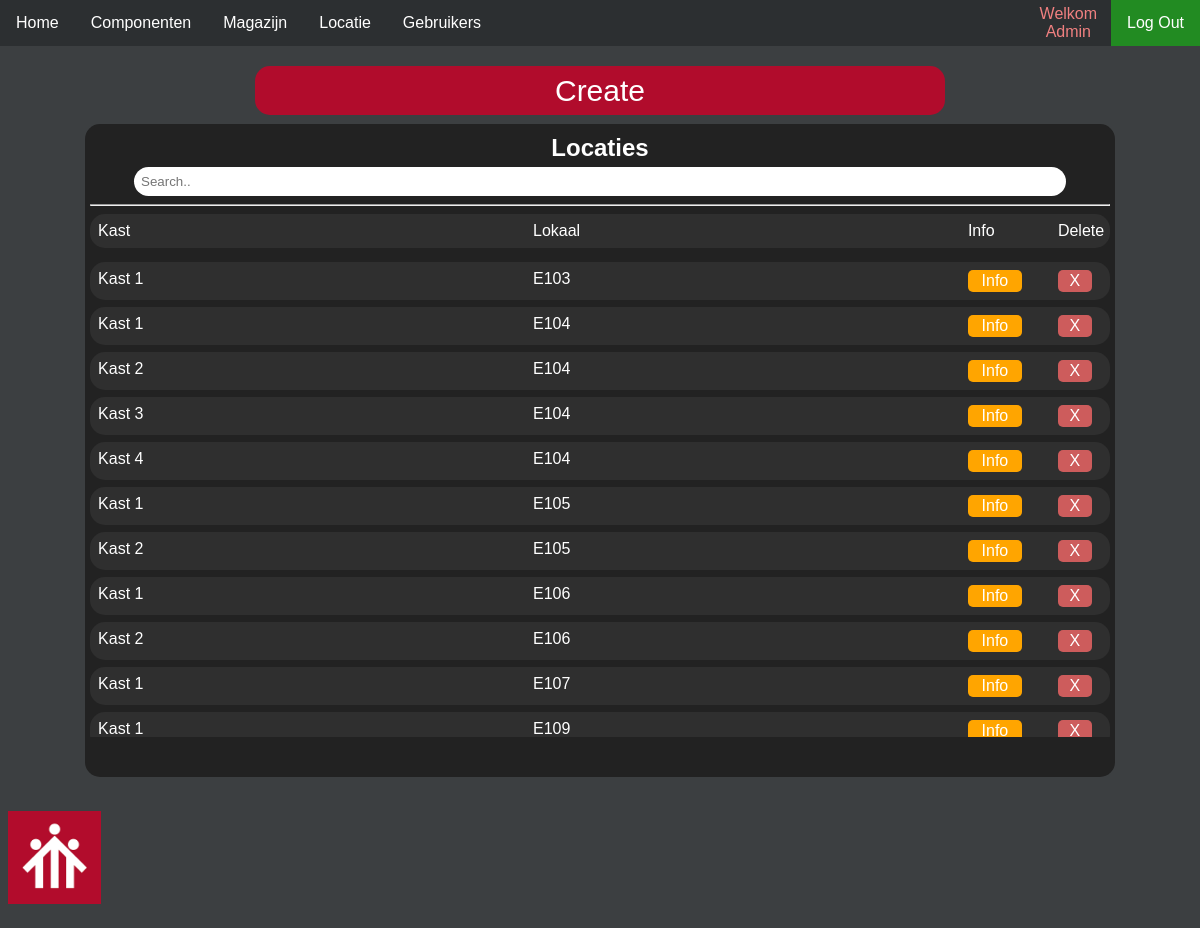
/Locatie, run on the app's committed database.
### tables this page shows
CREATE TABLE "users"
(
    id         integer     not null
        constraint users_pk
            primary key,
    voornaam   varchar(45) not null,
    wachtwoord varchar(64) not null,
    ip         varchar(45),
    inlog      varchar(5)  default Neen,
    rang       varchar(5)  default 1 not null,
    achternaam varchar(45),
    inlogtijd  varchar(45),
    groep      varchar(45),
    reset      varchar(45) default Ja,
    email      varchar(45),
    telefoon   varchar(45),
    geboorte   varchar(45)
, block varchar(45) default Neen);

CREATE TABLE "locatie"
(
    locatie_id integer not null
        constraint locatie_pk
            primary key autoincrement,
    kast       varchar(45),
    lokaal     varchar(45)
);

### app.py (the view)
@app.route('/Locatie', methods=('GET', 'POST'))
def locatie():
    user = get_user()  # pak user info
    conn = get_db_connection()  # conenct met database
    locaties = conn.execute("SELECT * FROM locatie ORDER BY lokaal, kast").fetchall()  # selecteer alle locaties gesorteerd op lokaal en nummer
    conn.close()  # verbreek connectie
    return render_template('locatie.html', user=user, locaties=locaties)

### app.py (called while the page is built)
def get_db_connection():
    conn = sqlite3.connect('identifier.sqlite')
    conn.row_factory = sqlite3.Row
    return conn

def get_user():
    ip = request.remote_addr
    conn = get_db_connection()
    user = conn.execute("SELECT * FROM users WHERE ip = ?", (ip,)).fetchall()
    conn.close()
    return user

@app.before_request
def logincheck():
    if request.endpoint in ['home', 'stocktype', 'type_create', 'stock', 'stock_create', 'stock_edit',
                            'stock_info', 'magazijn', 'magazijn_create', 'magazijn_edit', 'magazijn_info',
                            'magazijn_leen', 'magazijn_leen_barcode', 'gebruikers', 'gebruiker_edit',
                            'gebruiker_create', 'reset', 'locatie', 'locatie_create', 'locatie_info']:
        ip = request.remote_addr  # neemt ip van user
        conn = get_db_connection()  # connect met database
        ipconf = conn.execute('SELECT * FROM users where inlog = ? and ip = ?', ("Ja", ip)).fetchone()  # kijkt of ip ingelogd is
        if ipconf is None:  # als ip is ingelogd
            flash("U bent uitgelogd")  # flash dat persoon is uitgelogd
            return redirect(url_for('login'))  # brengt user naar de login pagina

### Templates/locatie.html (shortened to what this page needs)
{% extends 'base.html' %}
{% block content %}
<div class="locatie-block">
    <div class="gebruiker-create"><a href="{{ url_for('locatie_create')}}">Create</a></div>
    <div class="locatie-info">
        <h2>Locaties</h2>
        <input class="locatie-search" id="myInput" type="text" placeholder="Search..">
        <hr>
        <div class="locatie-info-balk">
            <p>Kast</p>
            <p>Lokaal</p>
            <p>Info</p>
            <p>Delete</p>
        </div>
        <div class="locatie-overflow" id="myTable">
            {% for locatie in locaties %}
            <div class="locatie-info-balk">
                <p>Kast {{ locatie['kast'] }}</p>
                <p>{{ locatie['lokaal']}}</p>
                <a class="locatie-info-button" href="{{ url_for('locatie_info', locatie_id = locatie['locatie_id'])}}">Info</a>
                <a class="locatie-del-button" href="{{ url_for('locatie_del', locatie_id = locatie['locatie_id']) }}">X</a>
            </div>
            {% endfor %}
        </div>
    </div>
    </div>
</div>
{% endblock %}

### Templates/base.html (shortened to what this page needs)
<!DOCTYPE html>
<html lang="en">
<head>
    <link rel="stylesheet" type="text/css" href="{{ url_for('static',filename='css/style.css') }}">
</head>
<body id="body2">
<div class="navbar">
    <a href="{{ url_for('home') }}">Home</a>
    <div class="dropdown">
       <button class="dropbtn">Componenten
        </button>
    </div>
    <a href="{{ url_for('magazijn') }}">Magazijn</a>
    <a href="{{ url_for('locatie') }}">Locatie</a>
    <a href="{{ url_for('gebruikers') }}">Gebruikers</a>
    <a class="nav-logout" href="{{ url_for('logout') }}">Log Out</a>
    {% for users in user %}
    <a href="{{ url_for('gebruiker_setting', gebruiker_id = users['id'])}}" class="welkom">
        <p>Welkom </p>
        <p>{{ users['voornaam'] }} {{ users['achternaam'] }}</p>
    </a>
    {% endfor %}
</div>
<div>
    {% block content %} {% endblock %}
<div class="footer">
    <img src="{{ url_for('static', filename='img/logo.png') }}" width="65" height="65">
</div>
</body>
</html>

### static/css/style.css (style rules this page uses)
html, body { background-color: #3c3f41; font-family: Arial ; overflow: hidden; }
.footer { position: fixed; bottom: 20px; }
.footer img { aspect-ratio: auto 65 / 65; width: 10vh; height: auto; }
.navbar { background-color: #2c2f31; position: fixed; top: 0; width: 100%; margin: 0 0 0 -8px; height: 46px; }
.navbar a { float: left; display: block; font-size: 16px; color: white; text-align: center; padding: 14px 16px; text-decoration: none; transition: 0.3s; }
.navbar .welkom { float: right; display: block; font-size: 16px; color: #f08080; text-align: center; padding: 5px 14px; text-decoration: none; }
.navbar .welkom p { margin: 0; }
.dropdown { float: left; overflow: hidden; }
.dropdown .dropbtn { font-size: 16px; border: none; outline: none; color: white; padding: 14px 16px; background-color: inherit; font-family: inherit; margin: 0; transition: 0.3s; text-align: center; }
.nav-logout { background-color: forestgreen !important; float: right !important; }
.locatie-block { margin-top: 66px; width: 100%; height: 77vh; justify-items: center; align-items: center; }
.locatie-info { text-align: center; color: white; padding: 5px; background-color: #222222; width: 85vw; height: 90%; margin: 0 auto; border-radius: 15px; }
.locatie-info h2 { margin: 5px; }
.locatie-info-balk { display: grid; grid-template-columns: 1fr 1fr 90px 50px; color: white; text-align: left; background-color: #2f2f2f; width: 99%; margin: 7px auto; padding: 5px; border-radius: 15px; }
.locatie-info-balk a { margin: 3px; text-decoration: none; color: white; }
.locatie-info-balk p { margin: 3px; text-decoration: none; color: white; }
.locatie-overflow { overflow-x: hidden; overflow-y: auto; height: 75%; }
.locatie-del-button { background-color: indianred; color: darkred; padding: 2px; text-decoration: none; text-align: center; border-radius: 5px; margin: 1px 3px; width: 30px; }
.locatie-info-button { background-color: orange; color: white; padding: 2px; text-decoration: none; text-align: center; border-radius: 5px; margin: 1px 2px; width: 50px; }
.locatie-search { width: 90%; padding: 7px; border-radius: 1rem; border: none; }
.gebruiker-create { margin: 0 auto; height: 50px; text-align: center; }
.gebruiker-create a { text-align: center; background-color: #b10c2c; border-radius: 15px; font-size: 30px; padding: 8px 25vw; text-decoration: none; color: white; }

### data on the page
users: voornaam "Admin"
locatie: kast "1", lokaal "E103"
locatie: kast "1", lokaal "E104"
locatie: kast "2", lokaal "E104"
locatie: kast "3", lokaal "E104"
locatie: kast "4", lokaal "E104"
locatie: kast "1", lokaal "E105"
locatie: kast "2", lokaal "E105"
locatie: kast "1", lokaal "E106"
locatie: kast "2", lokaal "E106"
locatie: kast "1", lokaal "E107"
locatie: kast "1", lokaal "E109"
